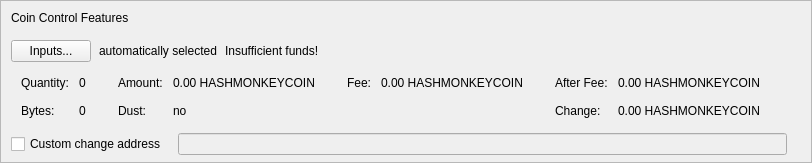
    <widget class="QFrame" name="frameCoinControl">
     <property name="sizePolicy">
      <sizepolicy hsizetype="Expanding" vsizetype="Expanding">
       <horstretch>0</horstretch>
       <verstretch>0</verstretch>
      </sizepolicy>
     </property>
     <property name="maximumSize">
      <size>
       <width>16777215</width>
       <height>16777215</height>
      </size>
     </property>
     <property name="frameShape">
      <enum>QFrame::StyledPanel</enum>
     </property>
     <property name="frameShadow">
      <enum>QFrame::Sunken</enum>
     </property>
     <layout class="QVBoxLayout" name="verticalLayoutCoinControl2">
      <property name="spacing">
       <number>0</number>
      </property>
      <property name="leftMargin">
       <number>0</number>
      </property>
      <property name="topMargin">
       <number>0</number>
      </property>
      <property name="rightMargin">
       <number>0</number>
      </property>
      <property name="bottomMargin">
       <number>6</number>
      </property>
      <item>
       <layout class="QVBoxLayout" name="verticalLayoutCoinControl" stretch="0,0,0,0,0">
        <property name="spacing">
         <number>0</number>
        </property>
        <property name="leftMargin">
         <number>10</number>
        </property>
        <property name="topMargin">
         <number>10</number>
        </property>
        <item>
         <layout class="QHBoxLayout" name="horizontalLayoutCoinControl1">
          <property name="bottomMargin">
           <number>15</number>
          </property>
          <item>
           <widget class="QLabel" name="labelCoinControlFeatures">
            <property name="sizePolicy">
             <sizepolicy hsizetype="Preferred" vsizetype="Maximum">
              <horstretch>0</horstretch>
              <verstretch>0</verstretch>
             </sizepolicy>
            </property>
            <property name="text">
             <string>Coin Control Features</string>
            </property>
           </widget>
          </item>
         </layout>
        </item>
        <item>
         <layout class="QHBoxLayout" name="horizontalLayoutCoinControl2" stretch="0,0,0,0">
          <property name="spacing">
           <number>8</number>
          </property>
          <property name="bottomMargin">
           <number>10</number>
          </property>
          <item>
           <widget class="QPushButton" name="pushButtonCoinControl">
            <property name="styleSheet">
             <string notr="true"/>
            </property>
            <property name="text">
             <string>Inputs...</string>
            </property>
            <property name="autoDefault">
             <bool>false</bool>
            </property>
           </widget>
          </item>
          <item>
           <widget class="QLabel" name="labelCoinControlAutomaticallySelected">
            <property name="text">
             <string>automatically selected</string>
            </property>
            <property name="margin">
             <number>5</number>
            </property>
           </widget>
          </item>
          <item>
           <widget class="QLabel" name="labelCoinControlInsuffFunds">
            <property name="text">
             <string>Insufficient funds!</string>
            </property>
            <property name="margin">
             <number>5</number>
            </property>
           </widget>
          </item>
          <item>
           <spacer name="horizontalSpacerCoinControl">
            <property name="orientation">
             <enum>Qt::Horizontal</enum>
            </property>
            <property name="sizeHint" stdset="0">
             <size>
              <width>40</width>
              <height>1</height>
             </size>
            </property>
           </spacer>
          </item>
         </layout>
        </item>
        <item>
         <widget class="QWidget" name="widgetCoinControl" native="true">
          <property name="sizePolicy">
           <sizepolicy hsizetype="Preferred" vsizetype="Preferred">
            <horstretch>0</horstretch>
            <verstretch>0</verstretch>
           </sizepolicy>
          </property>
          <property name="minimumSize">
           <size>
            <width>0</width>
            <height>0</height>
           </size>
          </property>
          <property name="styleSheet">
           <string notr="true"/>
          </property>
          <layout class="QHBoxLayout" name="horizontalLayoutCoinControl5">
           <property name="leftMargin">
            <number>0</number>
           </property>
           <property name="topMargin">
            <number>0</number>
           </property>
           <property name="rightMargin">
            <number>0</number>
           </property>
           <property name="bottomMargin">
            <number>0</number>
           </property>
           <item>
            <layout class="QHBoxLayout" name="horizontalLayoutCoinControl3" stretch="0,0,0,1">
             <property name="spacing">
              <number>20</number>
             </property>
             <property name="topMargin">
              <number>0</number>
             </property>
             <property name="bottomMargin">
              <number>10</number>
             </property>
             <item>
              <layout class="QFormLayout" name="formLayoutCoinControl1">
               <property name="horizontalSpacing">
                <number>10</number>
               </property>
               <property name="verticalSpacing">
                <number>14</number>
               </property>
               <property name="leftMargin">
                <number>10</number>
               </property>
               <property name="topMargin">
                <number>4</number>
               </property>
               <property name="rightMargin">
                <number>6</number>
               </property>
               <item row="0" column="0">
                <widget class="QLabel" name="labelCoinControlQuantityText">
                 <property name="text">
                  <string>Quantity:</string>
                 </property>
                 <property name="margin">
                  <number>0</number>
                 </property>
                </widget>
               </item>
               <item row="0" column="1">
                <widget class="QLabel" name="labelCoinControlQuantity">
                 <property name="cursor">
                  <cursorShape>IBeamCursor</cursorShape>
                 </property>
                 <property name="contextMenuPolicy">
                  <enum>Qt::ActionsContextMenu</enum>
                 </property>
                 <property name="text">
                  <string notr="true">0</string>
                 </property>
                 <property name="margin">
                  <number>0</number>
                 </property>
                 <property name="textInteractionFlags">
                  <set>Qt::LinksAccessibleByMouse|Qt::TextSelectableByKeyboard|Qt::TextSelectableByMouse</set>
                 </property>
                </widget>
               </item>
               <item row="1" column="0">
                <widget class="QLabel" name="labelCoinControlBytesText">
                 <property name="text">
                  <string>Bytes:</string>
                 </property>
                </widget>
               </item>
               <item row="1" column="1">
                <widget class="QLabel" name="labelCoinControlBytes">
                 <property name="cursor">
                  <cursorShape>IBeamCursor</cursorShape>
                 </property>
                 <property name="contextMenuPolicy">
                  <enum>Qt::ActionsContextMenu</enum>
                 </property>
                 <property name="text">
                  <string notr="true">0</string>
                 </property>
                 <property name="textInteractionFlags">
                  <set>Qt::LinksAccessibleByMouse|Qt::TextSelectableByKeyboard|Qt::TextSelectableByMouse</set>
                 </property>
                </widget>
               </item>
              </layout>
             </item>
             <item>
              <layout class="QFormLayout" name="formLayoutCoinControl2">
               <property name="horizontalSpacing">
                <number>10</number>
               </property>
               <property name="verticalSpacing">
                <number>14</number>
               </property>
               <property name="leftMargin">
                <number>6</number>
               </property>
               <property name="topMargin">
                <number>4</number>
               </property>
               <property name="rightMargin">
                <number>6</number>
               </property>
               <item row="0" column="0">
                <widget class="QLabel" name="labelCoinControlAmountText">
                 <property name="text">
                  <string>Amount:</string>
                 </property>
                 <property name="margin">
                  <number>0</number>
                 </property>
                </widget>
               </item>
               <item row="0" column="1">
                <widget class="QLabel" name="labelCoinControlAmount">
                 <property name="cursor">
                  <cursorShape>IBeamCursor</cursorShape>
                 </property>
                 <property name="contextMenuPolicy">
                  <enum>Qt::ActionsContextMenu</enum>
                 </property>
                 <property name="text">
                  <string notr="true">0.00 HASHMONKEYCOIN</string>
                 </property>
                 <property name="textInteractionFlags">
                  <set>Qt::LinksAccessibleByMouse|Qt::TextSelectableByKeyboard|Qt::TextSelectableByMouse</set>
                 </property>
                </widget>
               </item>
               <item row="1" column="0">
                <widget class="QLabel" name="labelCoinControlLowOutputText">
                 <property name="text">
                  <string>Dust:</string>
                 </property>
                </widget>
               </item>
               <item row="1" column="1">
                <widget class="QLabel" name="labelCoinControlLowOutput">
                 <property name="cursor">
                  <cursorShape>IBeamCursor</cursorShape>
                 </property>
                 <property name="contextMenuPolicy">
                  <enum>Qt::ActionsContextMenu</enum>
                 </property>
                 <property name="text">
                  <string notr="true">no</string>
                 </property>
                 <property name="textInteractionFlags">
                  <set>Qt::LinksAccessibleByMouse|Qt::TextSelectableByKeyboard|Qt::TextSelectableByMouse</set>
                 </property>
                </widget>
               </item>
              </layout>
             </item>
             <item>
              <layout class="QFormLayout" name="formLayoutCoinControl3">
               <property name="horizontalSpacing">
                <number>10</number>
               </property>
               <property name="verticalSpacing">
                <number>14</number>
               </property>
               <property name="leftMargin">
                <number>6</number>
               </property>
               <property name="topMargin">
                <number>4</number>
               </property>
               <property name="rightMargin">
                <number>6</number>
               </property>
               <item row="0" column="0">
                <widget class="QLabel" name="labelCoinControlFeeText">
                 <property name="text">
                  <string>Fee:</string>
                 </property>
                 <property name="margin">
                  <number>0</number>
                 </property>
                </widget>
               </item>
               <item row="0" column="1">
                <widget class="QLabel" name="labelCoinControlFee">
                 <property name="cursor">
                  <cursorShape>IBeamCursor</cursorShape>
                 </property>
                 <property name="contextMenuPolicy">
                  <enum>Qt::ActionsContextMenu</enum>
                 </property>
                 <property name="text">
                  <string notr="true">0.00 HASHMONKEYCOIN</string>
                 </property>
                 <property name="textInteractionFlags">
                  <set>Qt::LinksAccessibleByMouse|Qt::TextSelectableByKeyboard|Qt::TextSelectableByMouse</set>
                 </property>
                </widget>
               </item>
              </layout>
             </item>
             <item>
              <layout class="QFormLayout" name="formLayoutCoinControl4">
               <property name="horizontalSpacing">
                <number>10</number>
               </property>
               <property name="verticalSpacing">
                <number>14</number>
               </property>
               <property name="leftMargin">
                <number>6</number>
               </property>
               <property name="topMargin">
                <number>4</number>
               </property>
               <property name="rightMargin">
                <number>6</number>
               </property>
               <item row="0" column="0">
                <widget class="QLabel" name="labelCoinControlAfterFeeText">
                 <property name="text">
                  <string>After Fee:</string>
                 </property>
                 <property name="margin">
                  <number>0</number>
                 </property>
                </widget>
               </item>
               <item row="0" column="1">
                <widget class="QLabel" name="labelCoinControlAfterFee">
                 <property name="cursor">
                  <cursorShape>IBeamCursor</cursorShape>
                 </property>
                 <property name="contextMenuPolicy">
                  <enum>Qt::ActionsContextMenu</enum>
                 </property>
                 <property name="text">
                  <string notr="true">0.00 HASHMONKEYCOIN</string>
                 </property>
                 <property name="textInteractionFlags">
                  <set>Qt::LinksAccessibleByMouse|Qt::TextSelectableByKeyboard|Qt::TextSelectableByMouse</set>
                 </property>
                </widget>
               </item>
               <item row="1" column="0">
                <widget class="QLabel" name="labelCoinControlChangeText">
                 <property name="text">
                  <string>Change:</string>
                 </property>
                </widget>
               </item>
               <item row="1" column="1">
                <widget class="QLabel" name="labelCoinControlChange">
                 <property name="cursor">
                  <cursorShape>IBeamCursor</cursorShape>
                 </property>
                 <property name="contextMenuPolicy">
                  <enum>Qt::ActionsContextMenu</enum>
                 </property>
                 <property name="text">
                  <string notr="true">0.00 HASHMONKEYCOIN</string>
                 </property>
                 <property name="textInteractionFlags">
                  <set>Qt::LinksAccessibleByMouse|Qt::TextSelectableByKeyboard|Qt::TextSelectableByMouse</set>
                 </property>
                </widget>
               </item>
              </layout>
             </item>
            </layout>
           </item>
          </layout>
         </widget>
        </item>
        <item>
         <layout class="QHBoxLayout" name="horizontalLayoutCoinControl4" stretch="0,0,0">
          <property name="spacing">
           <number>12</number>
          </property>
          <property name="sizeConstraint">
           <enum>QLayout::SetDefaultConstraint</enum>
          </property>
          <property name="topMargin">
           <number>5</number>
          </property>
          <property name="rightMargin">
           <number>5</number>
          </property>
          <item>
           <widget class="QCheckBox" name="checkBoxCoinControlChange">
            <property name="toolTip">
             <string>If this is activated, but the change address is empty or invalid, change will be sent to a newly generated address.</string>
            </property>
            <property name="text">
             <string>Custom change address</string>
            </property>
           </widget>
          </item>
          <item>
           <widget class="QValidatedLineEdit" name="lineEditCoinControlChange">
            <property name="enabled">
             <bool>false</bool>
            </property>
            <property name="sizePolicy">
             <sizepolicy hsizetype="Expanding" vsizetype="Fixed">
              <horstretch>0</horstretch>
              <verstretch>0</verstretch>
             </sizepolicy>
            </property>
           </widget>
          </item>
          <item>
           <widget class="QLabel" name="labelCoinControlChangeLabel">
            <property name="sizePolicy">
             <sizepolicy hsizetype="Preferred" vsizetype="Expanding">
              <horstretch>0</horstretch>
              <verstretch>0</verstretch>
             </sizepolicy>
            </property>
            <property name="minimumSize">
             <size>
              <width>0</width>
              <height>0</height>
             </size>
            </property>
            <property name="text">
             <string/>
            </property>
            <property name="margin">
             <number>3</number>
            </property>
           </widget>
          </item>
         </layout>
        </item>
        <item>
         <spacer name="verticalSpacerCoinControl">
          <property name="orientation">
           <enum>Qt::Vertical</enum>
          </property>
          <property name="sizeHint" stdset="0">
           <size>
            <width>800</width>
            <height>1</height>
           </size>
          </property>
         </spacer>
        </item>
       </layout>
      </item>
     </layout>
    </widget>
